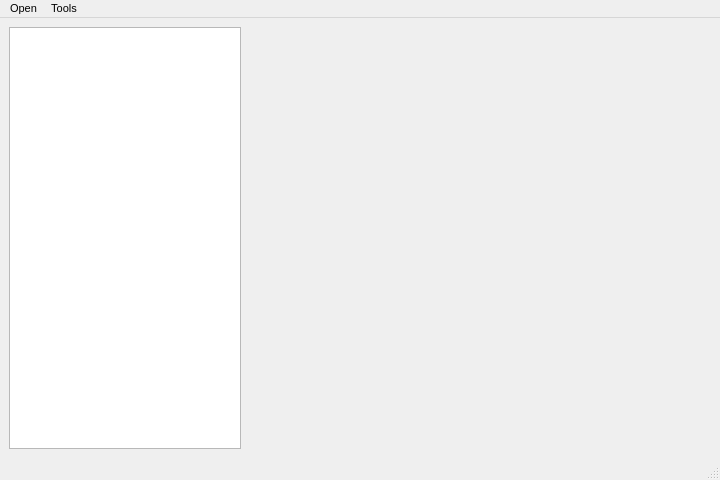
<?xml version="1.0" encoding="UTF-8"?>
<ui version="4.0">
 <class>vatek_romtool</class>
 <widget class="QMainWindow" name="vatek_romtool">
  <property name="geometry">
   <rect>
    <x>0</x>
    <y>0</y>
    <width>720</width>
    <height>480</height>
   </rect>
  </property>
  <property name="font">
   <font>
    <family>Arial</family>
    <pointsize>8</pointsize>
   </font>
  </property>
  <property name="windowTitle">
   <string>vatek_romtool</string>
  </property>
  <widget class="QWidget" name="centralwidget">
   <layout class="QHBoxLayout" name="horizontalLayout" stretch="1,2">
    <item>
     <widget class="qtvUIListStorage" name="listorage"/>
    </item>
    <item>
     <widget class="QStackedWidget" name="stcontext">
      <property name="font">
       <font>
        <family>Arial</family>
        <pointsize>8</pointsize>
       </font>
      </property>
     </widget>
    </item>
   </layout>
  </widget>
  <widget class="QMenuBar" name="menubar">
   <property name="geometry">
    <rect>
     <x>0</x>
     <y>0</y>
     <width>720</width>
     <height>20</height>
    </rect>
   </property>
   <widget class="QMenu" name="menuOpen">
    <property name="title">
     <string>Open</string>
    </property>
    <addaction name="actionDevice"/>
    <addaction name="actionImage"/>
    <addaction name="separator"/>
    <addaction name="actionClose"/>
   </widget>
   <widget class="QMenu" name="menuTools">
    <property name="title">
     <string>Tools</string>
    </property>
    <addaction name="actionUpdate"/>
    <addaction name="actionExport"/>
    <addaction name="separator"/>
    <addaction name="actionUpdateDevice"/>
   </widget>
   <addaction name="menuOpen"/>
   <addaction name="menuTools"/>
  </widget>
  <widget class="QStatusBar" name="statusbar"/>
  <action name="actionImage">
   <property name="text">
    <string>Image</string>
   </property>
  </action>
  <action name="actionClose">
   <property name="text">
    <string>Close</string>
   </property>
  </action>
  <action name="actionUpdate_Image">
   <property name="text">
    <string>Update Image</string>
   </property>
  </action>
  <action name="actionUpdate">
   <property name="text">
    <string>Update</string>
   </property>
  </action>
  <action name="actionOpen">
   <property name="text">
    <string>Open</string>
   </property>
  </action>
  <action name="actionUpdate_Image_2">
   <property name="text">
    <string>Update Image</string>
   </property>
  </action>
  <action name="actionUpdateImage">
   <property name="text">
    <string>Update</string>
   </property>
  </action>
  <action name="actionExport">
   <property name="text">
    <string>Export</string>
   </property>
  </action>
  <action name="actionDevice">
   <property name="text">
    <string>Device</string>
   </property>
  </action>
  <action name="actionUpdateDevice">
   <property name="text">
    <string>Write Image</string>
   </property>
  </action>
 </widget>
 <customwidgets>
  <customwidget>
   <class>qtvUIListStorage</class>
   <extends>QListWidget</extends>
   <header>ui/base/qtv_ui_storage.h</header>
  </customwidget>
 </customwidgets>
 <resources/>
 <connections/>
</ui>
